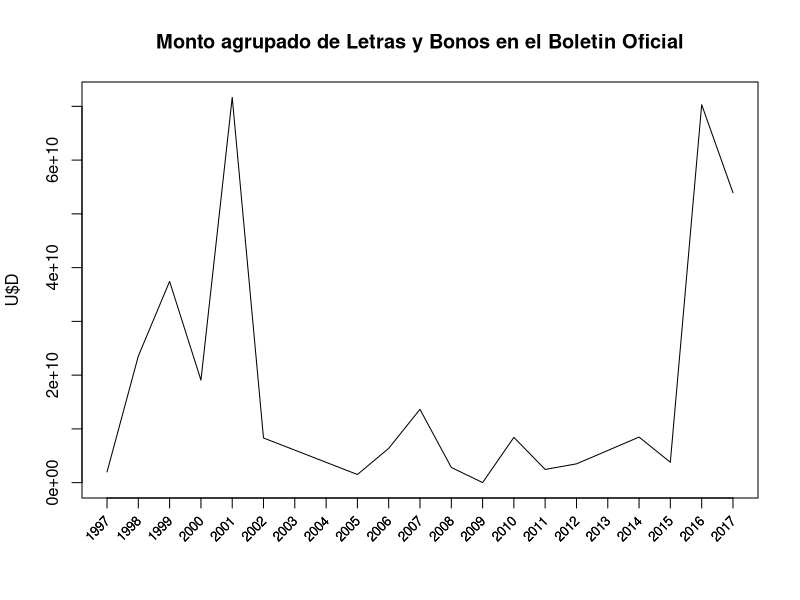

This chart was generated by the following R code:
datos <- read.csv(file="boletin_letras_bonos_montos.csv", header=TRUE)
datos$cuando <- as.Date(as.character(datos$fechas), "%Y%m%d");
initial_date = min(datos$cuando);
target_date = max(datos$cuando);
datos$cantidad = as.numeric(datos$monto);
tlab <- seq(initial_date, target_date, by="month")
lab <- format(tlab,format="%Y-%b")
short.date = strftime(datos$cuando, "%Y");

datostat <- aggregate(datos$cantidad ~ short.date, FUN=sum);
names(datostat) <- c("cuando","cantidad");
datostat$cuando <- as.Date(as.character(datostat$cuando), "%Y");
initial_date = min(datostat$cuando);
target_date = max(datostat$cuando);
tlab <- seq(initial_date, target_date, by="year")
lab <- format(tlab,format="%Y")
plot(datostat$cuando, datostat$cantidad, main="Monto agrupado de Letras y Bonos en el Boletin Oficial", t="l", xaxt="n", xlab="", ylab="U$D")
axis(1, at=tlab, labels=FALSE)
text(x=tlab, y=par()$usr[3]-0.05*(par()$usr[4]-par()$usr[3]),
labels=lab, srt=45, adj=1, xpd=TRUE, cex=.8)
initial_date = min(datostat$cuando);
target_date = max(datostat$cuando);
tlab <- seq(initial_date, target_date, by="year")
lab <- format(tlab,format="%Y")

text(x=tlab, y=par()$usr[3]-0.05*(par()$usr[4]-par()$usr[3]),
labels=lab, srt=45, adj=1, xpd=TRUE, cex=.8)
